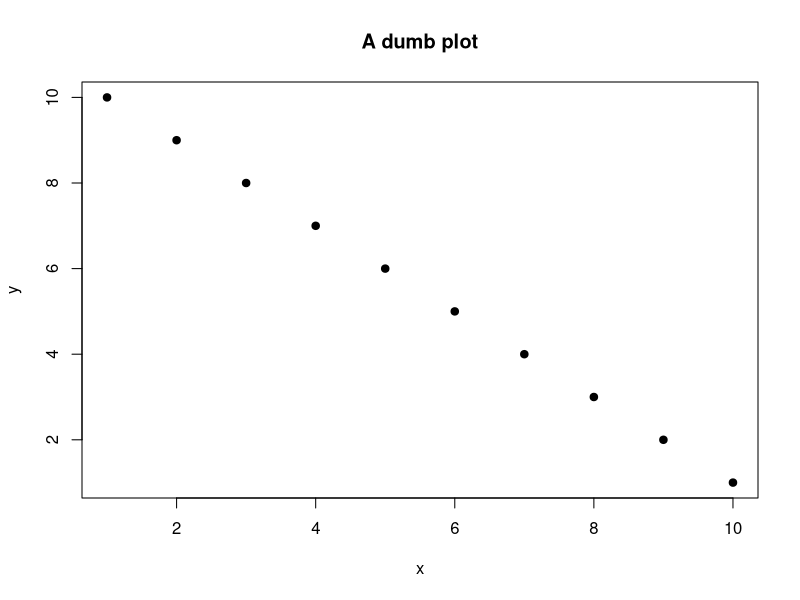

Generate this figure with R:
## ---- chunk 1
x <- 1:10
y <- 10:1

plot(x, y, pch = 19, main = 'A dumb plot')
